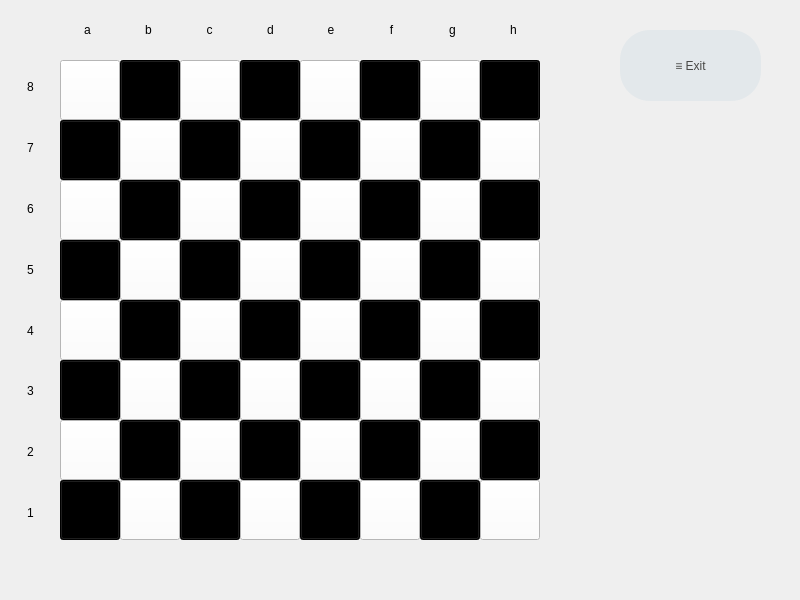
<?xml version="1.0" encoding="UTF-8"?>
<ui version="4.0">
 <class>MainWindow</class>
 <widget class="QMainWindow" name="MainWindow">
  <property name="geometry">
   <rect>
    <x>0</x>
    <y>0</y>
    <width>800</width>
    <height>600</height>
   </rect>
  </property>
  <property name="windowTitle">
   <string>MainWindow</string>
  </property>
  <property name="styleSheet">
   <string notr="true"/>
  </property>
  <widget class="QWidget" name="centralwidget">
   <widget class="QPushButton" name="more_button">
    <property name="geometry">
     <rect>
      <x>620</x>
      <y>30</y>
      <width>141</width>
      <height>71</height>
     </rect>
    </property>
    <property name="styleSheet">
     <string notr="true">border-radius:30px;
font: 20pt &quot;MS Shell Dlg 2&quot;;
color: rgb(71, 71, 69);
background-color: rgb(227, 232, 235);</string>
    </property>
    <property name="text">
     <string>≡ Exit</string>
    </property>
   </widget>
   <widget class="QPushButton" name="pushButton_2">
    <property name="geometry">
     <rect>
      <x>60</x>
      <y>60</y>
      <width>60</width>
      <height>60</height>
     </rect>
    </property>
    <property name="styleSheet">
     <string notr="true">background-color: rgb(255, 255, 255);</string>
    </property>
    <property name="text">
     <string/>
    </property>
   </widget>
   <widget class="QPushButton" name="pushButton_8">
    <property name="geometry">
     <rect>
      <x>120</x>
      <y>60</y>
      <width>60</width>
      <height>60</height>
     </rect>
    </property>
    <property name="styleSheet">
     <string notr="true">background-color: rgb(0, 0, 0);</string>
    </property>
    <property name="text">
     <string/>
    </property>
   </widget>
   <widget class="QPushButton" name="pushButton_3">
    <property name="geometry">
     <rect>
      <x>60</x>
      <y>120</y>
      <width>60</width>
      <height>60</height>
     </rect>
    </property>
    <property name="styleSheet">
     <string notr="true">background-color: rgb(0, 0, 0);
</string>
    </property>
    <property name="text">
     <string/>
    </property>
   </widget>
   <widget class="QPushButton" name="pushButton_4">
    <property name="geometry">
     <rect>
      <x>120</x>
      <y>120</y>
      <width>60</width>
      <height>60</height>
     </rect>
    </property>
    <property name="styleSheet">
     <string notr="true">background-color: rgb(255, 255, 255);</string>
    </property>
    <property name="text">
     <string/>
    </property>
   </widget>
   <widget class="QPushButton" name="pushButton_5">
    <property name="geometry">
     <rect>
      <x>180</x>
      <y>120</y>
      <width>60</width>
      <height>60</height>
     </rect>
    </property>
    <property name="styleSheet">
     <string notr="true">background-color: rgb(0, 0, 0);
</string>
    </property>
    <property name="text">
     <string/>
    </property>
   </widget>
   <widget class="QPushButton" name="pushButton_6">
    <property name="geometry">
     <rect>
      <x>240</x>
      <y>120</y>
      <width>60</width>
      <height>60</height>
     </rect>
    </property>
    <property name="styleSheet">
     <string notr="true">background-color: rgb(255, 255, 255);</string>
    </property>
    <property name="text">
     <string/>
    </property>
   </widget>
   <widget class="QPushButton" name="pushButton_9">
    <property name="geometry">
     <rect>
      <x>240</x>
      <y>60</y>
      <width>60</width>
      <height>60</height>
     </rect>
    </property>
    <property name="styleSheet">
     <string notr="true">background-color: rgb(0, 0, 0);</string>
    </property>
    <property name="text">
     <string/>
    </property>
   </widget>
   <widget class="QPushButton" name="pushButton_7">
    <property name="geometry">
     <rect>
      <x>180</x>
      <y>60</y>
      <width>60</width>
      <height>60</height>
     </rect>
    </property>
    <property name="styleSheet">
     <string notr="true">background-color: rgb(255, 255, 255);</string>
    </property>
    <property name="text">
     <string/>
    </property>
   </widget>
   <widget class="QPushButton" name="pushButton_10">
    <property name="geometry">
     <rect>
      <x>180</x>
      <y>240</y>
      <width>60</width>
      <height>60</height>
     </rect>
    </property>
    <property name="styleSheet">
     <string notr="true">background-color: rgb(0, 0, 0);
</string>
    </property>
    <property name="text">
     <string/>
    </property>
   </widget>
   <widget class="QPushButton" name="pushButton_11">
    <property name="geometry">
     <rect>
      <x>240</x>
      <y>240</y>
      <width>60</width>
      <height>60</height>
     </rect>
    </property>
    <property name="styleSheet">
     <string notr="true">background-color: rgb(255, 255, 255);</string>
    </property>
    <property name="text">
     <string/>
    </property>
   </widget>
   <widget class="QPushButton" name="pushButton_12">
    <property name="geometry">
     <rect>
      <x>240</x>
      <y>180</y>
      <width>60</width>
      <height>60</height>
     </rect>
    </property>
    <property name="styleSheet">
     <string notr="true">background-color: rgb(0, 0, 0);</string>
    </property>
    <property name="text">
     <string/>
    </property>
   </widget>
   <widget class="QPushButton" name="pushButton_13">
    <property name="geometry">
     <rect>
      <x>180</x>
      <y>180</y>
      <width>60</width>
      <height>60</height>
     </rect>
    </property>
    <property name="styleSheet">
     <string notr="true">background-color: rgb(255, 255, 255);</string>
    </property>
    <property name="text">
     <string/>
    </property>
   </widget>
   <widget class="QPushButton" name="pushButton_14">
    <property name="geometry">
     <rect>
      <x>60</x>
      <y>240</y>
      <width>60</width>
      <height>60</height>
     </rect>
    </property>
    <property name="styleSheet">
     <string notr="true">background-color: rgb(0, 0, 0);
</string>
    </property>
    <property name="text">
     <string/>
    </property>
   </widget>
   <widget class="QPushButton" name="pushButton_15">
    <property name="geometry">
     <rect>
      <x>120</x>
      <y>240</y>
      <width>60</width>
      <height>60</height>
     </rect>
    </property>
    <property name="styleSheet">
     <string notr="true">background-color: rgb(255, 255, 255);</string>
    </property>
    <property name="text">
     <string/>
    </property>
   </widget>
   <widget class="QPushButton" name="pushButton_16">
    <property name="geometry">
     <rect>
      <x>120</x>
      <y>180</y>
      <width>60</width>
      <height>60</height>
     </rect>
    </property>
    <property name="styleSheet">
     <string notr="true">background-color: rgb(0, 0, 0);</string>
    </property>
    <property name="text">
     <string/>
    </property>
   </widget>
   <widget class="QPushButton" name="pushButton_17">
    <property name="geometry">
     <rect>
      <x>60</x>
      <y>180</y>
      <width>60</width>
      <height>60</height>
     </rect>
    </property>
    <property name="styleSheet">
     <string notr="true">background-color: rgb(255, 255, 255);</string>
    </property>
    <property name="text">
     <string/>
    </property>
   </widget>
   <widget class="QPushButton" name="pushButton_18">
    <property name="geometry">
     <rect>
      <x>300</x>
      <y>120</y>
      <width>60</width>
      <height>60</height>
     </rect>
    </property>
    <property name="styleSheet">
     <string notr="true">background-color: rgb(0, 0, 0);
</string>
    </property>
    <property name="text">
     <string/>
    </property>
   </widget>
   <widget class="QPushButton" name="pushButton_19">
    <property name="geometry">
     <rect>
      <x>420</x>
      <y>120</y>
      <width>60</width>
      <height>60</height>
     </rect>
    </property>
    <property name="styleSheet">
     <string notr="true">background-color: rgb(0, 0, 0);
</string>
    </property>
    <property name="text">
     <string/>
    </property>
   </widget>
   <widget class="QPushButton" name="pushButton_20">
    <property name="geometry">
     <rect>
      <x>360</x>
      <y>120</y>
      <width>60</width>
      <height>60</height>
     </rect>
    </property>
    <property name="styleSheet">
     <string notr="true">background-color: rgb(255, 255, 255);</string>
    </property>
    <property name="text">
     <string/>
    </property>
   </widget>
   <widget class="QPushButton" name="pushButton_21">
    <property name="geometry">
     <rect>
      <x>480</x>
      <y>60</y>
      <width>60</width>
      <height>60</height>
     </rect>
    </property>
    <property name="styleSheet">
     <string notr="true">background-color: rgb(0, 0, 0);</string>
    </property>
    <property name="text">
     <string/>
    </property>
   </widget>
   <widget class="QPushButton" name="pushButton_22">
    <property name="geometry">
     <rect>
      <x>420</x>
      <y>60</y>
      <width>60</width>
      <height>60</height>
     </rect>
    </property>
    <property name="styleSheet">
     <string notr="true">background-color: rgb(255, 255, 255);</string>
    </property>
    <property name="text">
     <string/>
    </property>
   </widget>
   <widget class="QPushButton" name="pushButton_23">
    <property name="geometry">
     <rect>
      <x>420</x>
      <y>180</y>
      <width>60</width>
      <height>60</height>
     </rect>
    </property>
    <property name="styleSheet">
     <string notr="true">background-color: rgb(255, 255, 255);</string>
    </property>
    <property name="text">
     <string/>
    </property>
   </widget>
   <widget class="QPushButton" name="pushButton_24">
    <property name="geometry">
     <rect>
      <x>360</x>
      <y>60</y>
      <width>60</width>
      <height>60</height>
     </rect>
    </property>
    <property name="styleSheet">
     <string notr="true">background-color: rgb(0, 0, 0);</string>
    </property>
    <property name="text">
     <string/>
    </property>
   </widget>
   <widget class="QPushButton" name="pushButton_25">
    <property name="geometry">
     <rect>
      <x>480</x>
      <y>240</y>
      <width>60</width>
      <height>60</height>
     </rect>
    </property>
    <property name="styleSheet">
     <string notr="true">background-color: rgb(255, 255, 255);</string>
    </property>
    <property name="text">
     <string/>
    </property>
   </widget>
   <widget class="QPushButton" name="pushButton_26">
    <property name="geometry">
     <rect>
      <x>300</x>
      <y>60</y>
      <width>60</width>
      <height>60</height>
     </rect>
    </property>
    <property name="styleSheet">
     <string notr="true">background-color: rgb(255, 255, 255);</string>
    </property>
    <property name="text">
     <string/>
    </property>
   </widget>
   <widget class="QPushButton" name="pushButton_27">
    <property name="geometry">
     <rect>
      <x>360</x>
      <y>180</y>
      <width>60</width>
      <height>60</height>
     </rect>
    </property>
    <property name="styleSheet">
     <string notr="true">background-color: rgb(0, 0, 0);</string>
    </property>
    <property name="text">
     <string/>
    </property>
   </widget>
   <widget class="QPushButton" name="pushButton_28">
    <property name="geometry">
     <rect>
      <x>300</x>
      <y>240</y>
      <width>60</width>
      <height>60</height>
     </rect>
    </property>
    <property name="styleSheet">
     <string notr="true">background-color: rgb(0, 0, 0);
</string>
    </property>
    <property name="text">
     <string/>
    </property>
   </widget>
   <widget class="QPushButton" name="pushButton_29">
    <property name="geometry">
     <rect>
      <x>300</x>
      <y>180</y>
      <width>60</width>
      <height>60</height>
     </rect>
    </property>
    <property name="styleSheet">
     <string notr="true">background-color: rgb(255, 255, 255);</string>
    </property>
    <property name="text">
     <string/>
    </property>
   </widget>
   <widget class="QPushButton" name="pushButton_30">
    <property name="geometry">
     <rect>
      <x>420</x>
      <y>240</y>
      <width>60</width>
      <height>60</height>
     </rect>
    </property>
    <property name="styleSheet">
     <string notr="true">background-color: rgb(0, 0, 0);
</string>
    </property>
    <property name="text">
     <string/>
    </property>
   </widget>
   <widget class="QPushButton" name="pushButton_31">
    <property name="geometry">
     <rect>
      <x>480</x>
      <y>120</y>
      <width>60</width>
      <height>60</height>
     </rect>
    </property>
    <property name="styleSheet">
     <string notr="true">background-color: rgb(255, 255, 255);</string>
    </property>
    <property name="text">
     <string/>
    </property>
   </widget>
   <widget class="QPushButton" name="pushButton_32">
    <property name="geometry">
     <rect>
      <x>480</x>
      <y>180</y>
      <width>60</width>
      <height>60</height>
     </rect>
    </property>
    <property name="styleSheet">
     <string notr="true">background-color: rgb(0, 0, 0);</string>
    </property>
    <property name="text">
     <string/>
    </property>
   </widget>
   <widget class="QPushButton" name="pushButton_33">
    <property name="geometry">
     <rect>
      <x>360</x>
      <y>240</y>
      <width>60</width>
      <height>60</height>
     </rect>
    </property>
    <property name="styleSheet">
     <string notr="true">background-color: rgb(255, 255, 255);</string>
    </property>
    <property name="text">
     <string/>
    </property>
   </widget>
   <widget class="QPushButton" name="pushButton_34">
    <property name="geometry">
     <rect>
      <x>360</x>
      <y>360</y>
      <width>60</width>
      <height>60</height>
     </rect>
    </property>
    <property name="styleSheet">
     <string notr="true">background-color: rgb(255, 255, 255);</string>
    </property>
    <property name="text">
     <string/>
    </property>
   </widget>
   <widget class="QPushButton" name="pushButton_35">
    <property name="geometry">
     <rect>
      <x>120</x>
      <y>480</y>
      <width>60</width>
      <height>60</height>
     </rect>
    </property>
    <property name="styleSheet">
     <string notr="true">background-color: rgb(255, 255, 255);</string>
    </property>
    <property name="text">
     <string/>
    </property>
   </widget>
   <widget class="QPushButton" name="pushButton_36">
    <property name="geometry">
     <rect>
      <x>300</x>
      <y>300</y>
      <width>60</width>
      <height>60</height>
     </rect>
    </property>
    <property name="styleSheet">
     <string notr="true">background-color: rgb(255, 255, 255);</string>
    </property>
    <property name="text">
     <string/>
    </property>
   </widget>
   <widget class="QPushButton" name="pushButton_37">
    <property name="geometry">
     <rect>
      <x>300</x>
      <y>420</y>
      <width>60</width>
      <height>60</height>
     </rect>
    </property>
    <property name="styleSheet">
     <string notr="true">background-color: rgb(255, 255, 255);</string>
    </property>
    <property name="text">
     <string/>
    </property>
   </widget>
   <widget class="QPushButton" name="pushButton_38">
    <property name="geometry">
     <rect>
      <x>180</x>
      <y>360</y>
      <width>60</width>
      <height>60</height>
     </rect>
    </property>
    <property name="styleSheet">
     <string notr="true">background-color: rgb(0, 0, 0);
</string>
    </property>
    <property name="text">
     <string/>
    </property>
   </widget>
   <widget class="QPushButton" name="pushButton_39">
    <property name="geometry">
     <rect>
      <x>300</x>
      <y>360</y>
      <width>60</width>
      <height>60</height>
     </rect>
    </property>
    <property name="styleSheet">
     <string notr="true">background-color: rgb(0, 0, 0);
</string>
    </property>
    <property name="text">
     <string/>
    </property>
   </widget>
   <widget class="QPushButton" name="pushButton_40">
    <property name="geometry">
     <rect>
      <x>120</x>
      <y>360</y>
      <width>60</width>
      <height>60</height>
     </rect>
    </property>
    <property name="styleSheet">
     <string notr="true">background-color: rgb(255, 255, 255);</string>
    </property>
    <property name="text">
     <string/>
    </property>
   </widget>
   <widget class="QPushButton" name="pushButton_41">
    <property name="geometry">
     <rect>
      <x>480</x>
      <y>420</y>
      <width>60</width>
      <height>60</height>
     </rect>
    </property>
    <property name="styleSheet">
     <string notr="true">background-color: rgb(0, 0, 0);</string>
    </property>
    <property name="text">
     <string/>
    </property>
   </widget>
   <widget class="QPushButton" name="pushButton_42">
    <property name="geometry">
     <rect>
      <x>420</x>
      <y>360</y>
      <width>60</width>
      <height>60</height>
     </rect>
    </property>
    <property name="styleSheet">
     <string notr="true">background-color: rgb(0, 0, 0);
</string>
    </property>
    <property name="text">
     <string/>
    </property>
   </widget>
   <widget class="QPushButton" name="pushButton_43">
    <property name="geometry">
     <rect>
      <x>60</x>
      <y>360</y>
      <width>60</width>
      <height>60</height>
     </rect>
    </property>
    <property name="styleSheet">
     <string notr="true">background-color: rgb(0, 0, 0);
</string>
    </property>
    <property name="text">
     <string/>
    </property>
   </widget>
   <widget class="QPushButton" name="pushButton_44">
    <property name="geometry">
     <rect>
      <x>180</x>
      <y>420</y>
      <width>60</width>
      <height>60</height>
     </rect>
    </property>
    <property name="styleSheet">
     <string notr="true">background-color: rgb(255, 255, 255);</string>
    </property>
    <property name="text">
     <string/>
    </property>
   </widget>
   <widget class="QPushButton" name="pushButton_45">
    <property name="geometry">
     <rect>
      <x>240</x>
      <y>300</y>
      <width>60</width>
      <height>60</height>
     </rect>
    </property>
    <property name="styleSheet">
     <string notr="true">background-color: rgb(0, 0, 0);</string>
    </property>
    <property name="text">
     <string/>
    </property>
   </widget>
   <widget class="QPushButton" name="pushButton_46">
    <property name="geometry">
     <rect>
      <x>480</x>
      <y>300</y>
      <width>60</width>
      <height>60</height>
     </rect>
    </property>
    <property name="styleSheet">
     <string notr="true">background-color: rgb(0, 0, 0);</string>
    </property>
    <property name="text">
     <string/>
    </property>
   </widget>
   <widget class="QPushButton" name="pushButton_47">
    <property name="geometry">
     <rect>
      <x>420</x>
      <y>300</y>
      <width>60</width>
      <height>60</height>
     </rect>
    </property>
    <property name="styleSheet">
     <string notr="true">background-color: rgb(255, 255, 255);</string>
    </property>
    <property name="text">
     <string/>
    </property>
   </widget>
   <widget class="QPushButton" name="pushButton_48">
    <property name="geometry">
     <rect>
      <x>360</x>
      <y>300</y>
      <width>60</width>
      <height>60</height>
     </rect>
    </property>
    <property name="styleSheet">
     <string notr="true">background-color: rgb(0, 0, 0);</string>
    </property>
    <property name="text">
     <string/>
    </property>
   </widget>
   <widget class="QPushButton" name="pushButton_49">
    <property name="geometry">
     <rect>
      <x>420</x>
      <y>480</y>
      <width>60</width>
      <height>60</height>
     </rect>
    </property>
    <property name="styleSheet">
     <string notr="true">background-color: rgb(0, 0, 0);
</string>
    </property>
    <property name="text">
     <string/>
    </property>
   </widget>
   <widget class="QPushButton" name="pushButton_50">
    <property name="geometry">
     <rect>
      <x>60</x>
      <y>480</y>
      <width>60</width>
      <height>60</height>
     </rect>
    </property>
    <property name="styleSheet">
     <string notr="true">background-color: rgb(0, 0, 0);
</string>
    </property>
    <property name="text">
     <string/>
    </property>
   </widget>
   <widget class="QPushButton" name="pushButton_51">
    <property name="geometry">
     <rect>
      <x>240</x>
      <y>480</y>
      <width>60</width>
      <height>60</height>
     </rect>
    </property>
    <property name="styleSheet">
     <string notr="true">background-color: rgb(255, 255, 255);</string>
    </property>
    <property name="text">
     <string/>
    </property>
   </widget>
   <widget class="QPushButton" name="pushButton_52">
    <property name="geometry">
     <rect>
      <x>60</x>
      <y>420</y>
      <width>60</width>
      <height>60</height>
     </rect>
    </property>
    <property name="styleSheet">
     <string notr="true">background-color: rgb(255, 255, 255);</string>
    </property>
    <property name="text">
     <string/>
    </property>
   </widget>
   <widget class="QPushButton" name="pushButton_53">
    <property name="geometry">
     <rect>
      <x>120</x>
      <y>420</y>
      <width>60</width>
      <height>60</height>
     </rect>
    </property>
    <property name="styleSheet">
     <string notr="true">background-color: rgb(0, 0, 0);</string>
    </property>
    <property name="text">
     <string/>
    </property>
   </widget>
   <widget class="QPushButton" name="pushButton_54">
    <property name="geometry">
     <rect>
      <x>180</x>
      <y>300</y>
      <width>60</width>
      <height>60</height>
     </rect>
    </property>
    <property name="styleSheet">
     <string notr="true">background-color: rgb(255, 255, 255);</string>
    </property>
    <property name="text">
     <string/>
    </property>
   </widget>
   <widget class="QPushButton" name="pushButton_55">
    <property name="geometry">
     <rect>
      <x>240</x>
      <y>360</y>
      <width>60</width>
      <height>60</height>
     </rect>
    </property>
    <property name="styleSheet">
     <string notr="true">background-color: rgb(255, 255, 255);</string>
    </property>
    <property name="text">
     <string/>
    </property>
   </widget>
   <widget class="QPushButton" name="pushButton_56">
    <property name="geometry">
     <rect>
      <x>300</x>
      <y>480</y>
      <width>60</width>
      <height>60</height>
     </rect>
    </property>
    <property name="styleSheet">
     <string notr="true">background-color: rgb(0, 0, 0);
</string>
    </property>
    <property name="text">
     <string/>
    </property>
   </widget>
   <widget class="QPushButton" name="pushButton_57">
    <property name="geometry">
     <rect>
      <x>180</x>
      <y>480</y>
      <width>60</width>
      <height>60</height>
     </rect>
    </property>
    <property name="styleSheet">
     <string notr="true">background-color: rgb(0, 0, 0);
</string>
    </property>
    <property name="text">
     <string/>
    </property>
   </widget>
   <widget class="QPushButton" name="pushButton_58">
    <property name="geometry">
     <rect>
      <x>480</x>
      <y>360</y>
      <width>60</width>
      <height>60</height>
     </rect>
    </property>
    <property name="styleSheet">
     <string notr="true">background-color: rgb(255, 255, 255);</string>
    </property>
    <property name="text">
     <string/>
    </property>
   </widget>
   <widget class="QPushButton" name="pushButton_59">
    <property name="geometry">
     <rect>
      <x>120</x>
      <y>300</y>
      <width>60</width>
      <height>60</height>
     </rect>
    </property>
    <property name="styleSheet">
     <string notr="true">background-color: rgb(0, 0, 0);</string>
    </property>
    <property name="text">
     <string/>
    </property>
   </widget>
   <widget class="QPushButton" name="pushButton_60">
    <property name="geometry">
     <rect>
      <x>420</x>
      <y>420</y>
      <width>60</width>
      <height>60</height>
     </rect>
    </property>
    <property name="styleSheet">
     <string notr="true">background-color: rgb(255, 255, 255);</string>
    </property>
    <property name="text">
     <string/>
    </property>
   </widget>
   <widget class="QPushButton" name="pushButton_61">
    <property name="geometry">
     <rect>
      <x>480</x>
      <y>480</y>
      <width>60</width>
      <height>60</height>
     </rect>
    </property>
    <property name="styleSheet">
     <string notr="true">background-color: rgb(255, 255, 255);</string>
    </property>
    <property name="text">
     <string/>
    </property>
   </widget>
   <widget class="QPushButton" name="pushButton_62">
    <property name="geometry">
     <rect>
      <x>360</x>
      <y>420</y>
      <width>60</width>
      <height>60</height>
     </rect>
    </property>
    <property name="styleSheet">
     <string notr="true">background-color: rgb(0, 0, 0);</string>
    </property>
    <property name="text">
     <string/>
    </property>
   </widget>
   <widget class="QPushButton" name="pushButton_63">
    <property name="geometry">
     <rect>
      <x>60</x>
      <y>300</y>
      <width>60</width>
      <height>60</height>
     </rect>
    </property>
    <property name="styleSheet">
     <string notr="true">background-color: rgb(255, 255, 255);</string>
    </property>
    <property name="text">
     <string/>
    </property>
   </widget>
   <widget class="QPushButton" name="pushButton_64">
    <property name="geometry">
     <rect>
      <x>360</x>
      <y>480</y>
      <width>60</width>
      <height>60</height>
     </rect>
    </property>
    <property name="styleSheet">
     <string notr="true">background-color: rgb(255, 255, 255);</string>
    </property>
    <property name="text">
     <string/>
    </property>
   </widget>
   <widget class="QPushButton" name="pushButton_65">
    <property name="geometry">
     <rect>
      <x>240</x>
      <y>420</y>
      <width>60</width>
      <height>60</height>
     </rect>
    </property>
    <property name="styleSheet">
     <string notr="true">background-color: rgb(0, 0, 0);</string>
    </property>
    <property name="text">
     <string/>
    </property>
   </widget>
   <widget class="QWidget" name="">
    <property name="geometry">
     <rect>
      <x>0</x>
      <y>60</y>
      <width>61</width>
      <height>481</height>
     </rect>
    </property>
    <layout class="QVBoxLayout" name="verticalLayout">
     <item>
      <widget class="QLabel" name="label_9">
       <property name="styleSheet">
        <string notr="true">font: 20pt &quot;MS Shell Dlg 2&quot;;</string>
       </property>
       <property name="text">
        <string>&lt;html&gt;&lt;head/&gt;&lt;body&gt;&lt;p align=&quot;center&quot;&gt;8&lt;/p&gt;&lt;/body&gt;&lt;/html&gt;</string>
       </property>
      </widget>
     </item>
     <item>
      <widget class="QLabel" name="label_10">
       <property name="styleSheet">
        <string notr="true">font: 20pt &quot;MS Shell Dlg 2&quot;;</string>
       </property>
       <property name="text">
        <string>&lt;html&gt;&lt;head/&gt;&lt;body&gt;&lt;p align=&quot;center&quot;&gt;7&lt;/p&gt;&lt;/body&gt;&lt;/html&gt;</string>
       </property>
      </widget>
     </item>
     <item>
      <widget class="QLabel" name="label_12">
       <property name="styleSheet">
        <string notr="true">font: 20pt &quot;MS Shell Dlg 2&quot;;</string>
       </property>
       <property name="text">
        <string>&lt;html&gt;&lt;head/&gt;&lt;body&gt;&lt;p align=&quot;center&quot;&gt;6&lt;/p&gt;&lt;/body&gt;&lt;/html&gt;</string>
       </property>
      </widget>
     </item>
     <item>
      <widget class="QLabel" name="label_11">
       <property name="styleSheet">
        <string notr="true">font: 20pt &quot;MS Shell Dlg 2&quot;;</string>
       </property>
       <property name="text">
        <string>&lt;html&gt;&lt;head/&gt;&lt;body&gt;&lt;p align=&quot;center&quot;&gt;5&lt;/p&gt;&lt;/body&gt;&lt;/html&gt;</string>
       </property>
      </widget>
     </item>
     <item>
      <widget class="QLabel" name="label_14">
       <property name="styleSheet">
        <string notr="true">font: 20pt &quot;MS Shell Dlg 2&quot;;</string>
       </property>
       <property name="text">
        <string>&lt;html&gt;&lt;head/&gt;&lt;body&gt;&lt;p align=&quot;center&quot;&gt;4&lt;/p&gt;&lt;/body&gt;&lt;/html&gt;</string>
       </property>
      </widget>
     </item>
     <item>
      <widget class="QLabel" name="label_13">
       <property name="styleSheet">
        <string notr="true">font: 20pt &quot;MS Shell Dlg 2&quot;;</string>
       </property>
       <property name="text">
        <string>&lt;html&gt;&lt;head/&gt;&lt;body&gt;&lt;p align=&quot;center&quot;&gt;3&lt;/p&gt;&lt;/body&gt;&lt;/html&gt;</string>
       </property>
      </widget>
     </item>
     <item>
      <widget class="QLabel" name="label_16">
       <property name="styleSheet">
        <string notr="true">font: 20pt &quot;MS Shell Dlg 2&quot;;</string>
       </property>
       <property name="text">
        <string>&lt;html&gt;&lt;head/&gt;&lt;body&gt;&lt;p align=&quot;center&quot;&gt;2&lt;/p&gt;&lt;/body&gt;&lt;/html&gt;</string>
       </property>
      </widget>
     </item>
     <item>
      <widget class="QLabel" name="label_15">
       <property name="styleSheet">
        <string notr="true">font: 20pt &quot;MS Shell Dlg 2&quot;;</string>
       </property>
       <property name="text">
        <string>&lt;html&gt;&lt;head/&gt;&lt;body&gt;&lt;p align=&quot;center&quot;&gt;1&lt;/p&gt;&lt;/body&gt;&lt;/html&gt;</string>
       </property>
      </widget>
     </item>
    </layout>
   </widget>
   <widget class="QWidget" name="">
    <property name="geometry">
     <rect>
      <x>60</x>
      <y>0</y>
      <width>481</width>
      <height>61</height>
     </rect>
    </property>
    <layout class="QHBoxLayout" name="horizontalLayout">
     <item>
      <widget class="QLabel" name="label">
       <property name="styleSheet">
        <string notr="true">font: 20pt &quot;MS Shell Dlg 2&quot;;</string>
       </property>
       <property name="text">
        <string>&lt;html&gt;&lt;head/&gt;&lt;body&gt;&lt;p align=&quot;center&quot;&gt;a&lt;/p&gt;&lt;/body&gt;&lt;/html&gt;</string>
       </property>
      </widget>
     </item>
     <item>
      <widget class="QLabel" name="label_2">
       <property name="styleSheet">
        <string notr="true">font: 20pt &quot;MS Shell Dlg 2&quot;;</string>
       </property>
       <property name="text">
        <string>&lt;html&gt;&lt;head/&gt;&lt;body&gt;&lt;p align=&quot;center&quot;&gt;b&lt;/p&gt;&lt;/body&gt;&lt;/html&gt;</string>
       </property>
      </widget>
     </item>
     <item>
      <widget class="QLabel" name="label_3">
       <property name="styleSheet">
        <string notr="true">font: 20pt &quot;MS Shell Dlg 2&quot;;</string>
       </property>
       <property name="text">
        <string>&lt;html&gt;&lt;head/&gt;&lt;body&gt;&lt;p align=&quot;center&quot;&gt;c&lt;/p&gt;&lt;/body&gt;&lt;/html&gt;</string>
       </property>
      </widget>
     </item>
     <item>
      <widget class="QLabel" name="label_4">
       <property name="styleSheet">
        <string notr="true">font: 20pt &quot;MS Shell Dlg 2&quot;;</string>
       </property>
       <property name="text">
        <string>&lt;html&gt;&lt;head/&gt;&lt;body&gt;&lt;p align=&quot;center&quot;&gt;d&lt;/p&gt;&lt;/body&gt;&lt;/html&gt;</string>
       </property>
      </widget>
     </item>
     <item>
      <widget class="QLabel" name="label_5">
       <property name="styleSheet">
        <string notr="true">font: 20pt &quot;MS Shell Dlg 2&quot;;</string>
       </property>
       <property name="text">
        <string>&lt;html&gt;&lt;head/&gt;&lt;body&gt;&lt;p align=&quot;center&quot;&gt;e&lt;/p&gt;&lt;/body&gt;&lt;/html&gt;</string>
       </property>
      </widget>
     </item>
     <item>
      <widget class="QLabel" name="label_6">
       <property name="styleSheet">
        <string notr="true">font: 20pt &quot;MS Shell Dlg 2&quot;;</string>
       </property>
       <property name="text">
        <string>&lt;html&gt;&lt;head/&gt;&lt;body&gt;&lt;p align=&quot;center&quot;&gt;f&lt;/p&gt;&lt;/body&gt;&lt;/html&gt;</string>
       </property>
      </widget>
     </item>
     <item>
      <widget class="QLabel" name="label_7">
       <property name="styleSheet">
        <string notr="true">font: 20pt &quot;MS Shell Dlg 2&quot;;</string>
       </property>
       <property name="text">
        <string>&lt;html&gt;&lt;head/&gt;&lt;body&gt;&lt;p align=&quot;center&quot;&gt;g&lt;/p&gt;&lt;/body&gt;&lt;/html&gt;</string>
       </property>
      </widget>
     </item>
     <item>
      <widget class="QLabel" name="label_8">
       <property name="styleSheet">
        <string notr="true">font: 20pt &quot;MS Shell Dlg 2&quot;;</string>
       </property>
       <property name="text">
        <string>&lt;html&gt;&lt;head/&gt;&lt;body&gt;&lt;p align=&quot;center&quot;&gt;h&lt;/p&gt;&lt;/body&gt;&lt;/html&gt;</string>
       </property>
      </widget>
     </item>
    </layout>
   </widget>
  </widget>
 </widget>
 <resources>
  <include location="resourse files.qrc"/>
 </resources>
 <connections/>
</ui>
